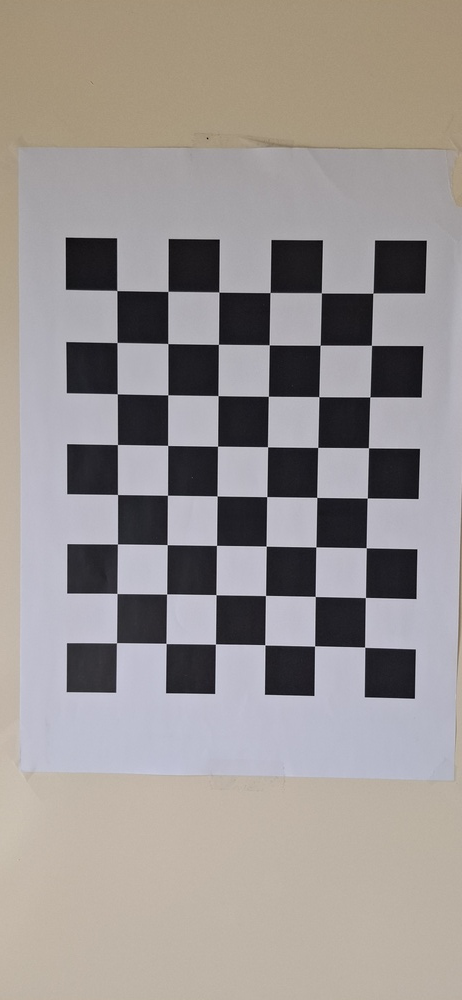
#> input picture data_calibration/20250402_135630(0).jpg, 462 x 1000 px, shrunk from 1884 x 4080 before the run; its folder holds 4 pictures in this run
$ jupyter execute calib.ipynb
#> lines starting #> are read from the running program, lines starting #| are printed output that depends on the picture
[cell 1]
import cv2
import numpy as np
import glob
import matplotlib.pyplot as plt

[cell 2]
# Dimensions du quadrillage (coins intérieurs)
chessboard_size = (6, 8)  # 9x6 coins

# Préparation des points 3D réels
objp = np.zeros((chessboard_size[0]*chessboard_size[1], 3), np.float32)
objp[:, :2] = np.mgrid[0:chessboard_size[0], 0:chessboard_size[1]].T.reshape(-1, 2)

objpoints = []  # Points 3D
imgpoints = []  # Points 2D

# Charge les images du quadrillage
images = glob.glob('./data_calibration/*.jpg')

images

[cell 3]
i = 0

for fname in images:
    i += 1
    print(f"Une image de plus : {i}/{len(images)}")
    img = cv2.imread(fname)
#> img is the input picture: shape (1000, 462, 3); mean B, G, R 146.5, 148.7, 154.6
    gray = cv2.cvtColor(img, cv2.COLOR_BGR2GRAY)
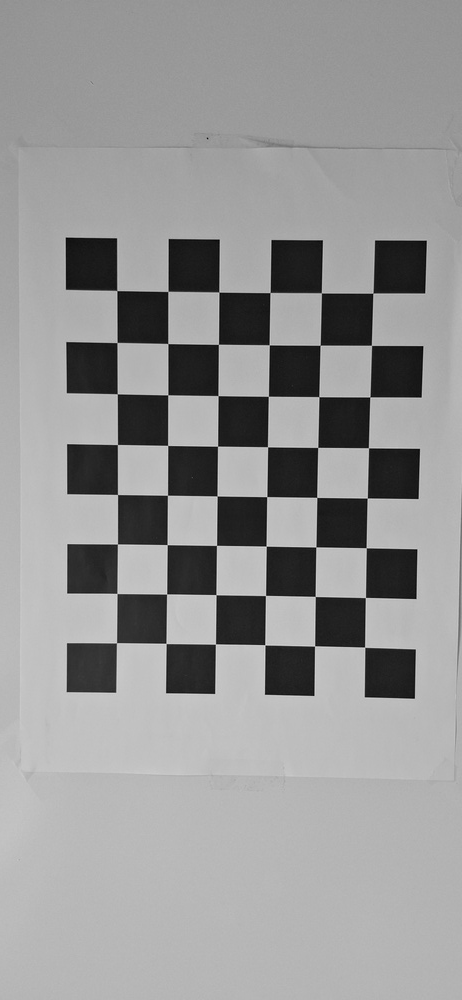
#> gray: shape (1000, 462); min 1, max 225, mean 150.2
    ret, corners = cv2.findChessboardCorners(gray, chessboard_size, None)
#> ret = True; corners = 48 rows, first 8: [116.9, 290.6], [167.9, 291.4], [218.9, 292.1], [267, 297], [325, 296], [372.9, 293.2], [117, 342.5], [167.9, 343.6]
    if ret:
        objpoints.append(objp)
        imgpoints.append(corners)
#> pass 2 of the loop `for fname in images:`:
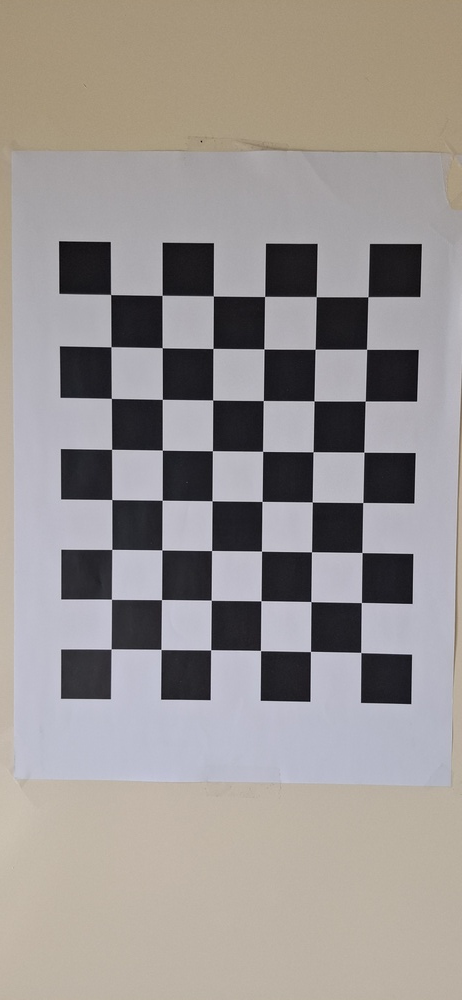
#> input picture data_calibration/20250402_135630(1).jpg, 462 x 1000 px, shrunk from 1884 x 4080 before the run
#> img is the input picture: shape (1000, 462, 3); mean B, G, R 145.9, 148.5, 154
#> `gray = cv2.cvtColor(img, cv2.COLOR_BGR2GRAY)`:
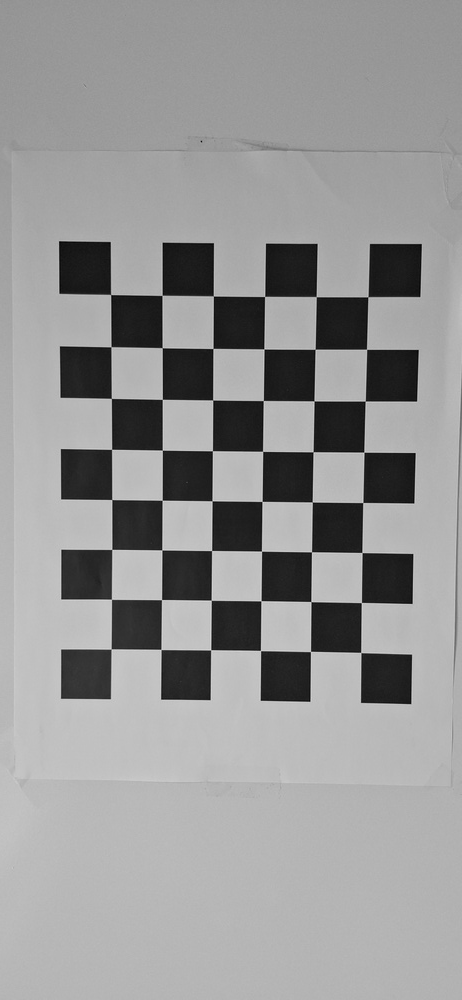
#> gray: shape (1000, 462); min 1, max 223, mean 149.9
#> corners = 48 rows, first 8: [110.7, 294.5], [162.1, 295.3], [213.3, 295.9], [264.6, 296.5], [316.2, 296.7], [363, 303], [111, 346.7], [162.2, 347.7]
#> pass 3 of the loop `for fname in images:`:
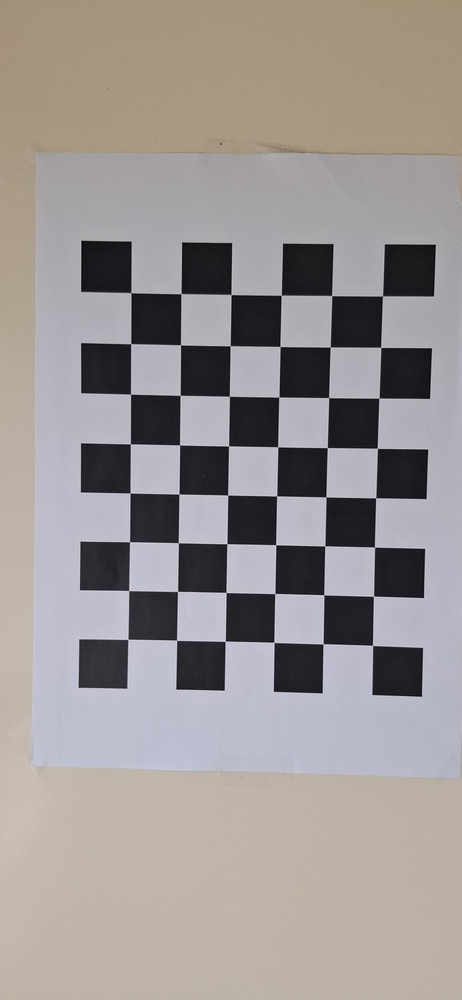
#> input picture data_calibration/20250402_135630.jpg, 462 x 1000 px, shrunk from 1884 x 4080 before the run
#> img is the input picture: shape (1000, 462, 3); mean B, G, R 147.1, 149.3, 155.2
#> `gray = cv2.cvtColor(img, cv2.COLOR_BGR2GRAY)`:
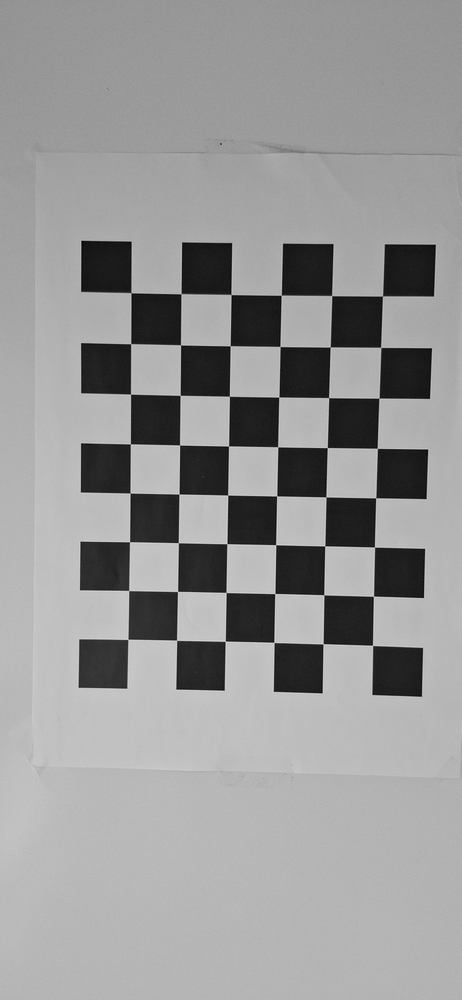
#> gray: shape (1000, 462); min 1, max 225, mean 150.9
#> corners = 48 rows, first 8: [131, 292.7], [180.9, 293.7], [231, 294.5], [278, 299], [336, 299], [382.5, 296], [130.7, 343.7], [180.5, 344.9]
#> the loop made 4 passes; the first 3 are shown

# Calibrage de la caméra
ret, K, dist, rvecs, tvecs = cv2.calibrateCamera(objpoints, imgpoints, gray.shape[::-1], None, None)

print("Matrice intrinsèque K :\n", K)
